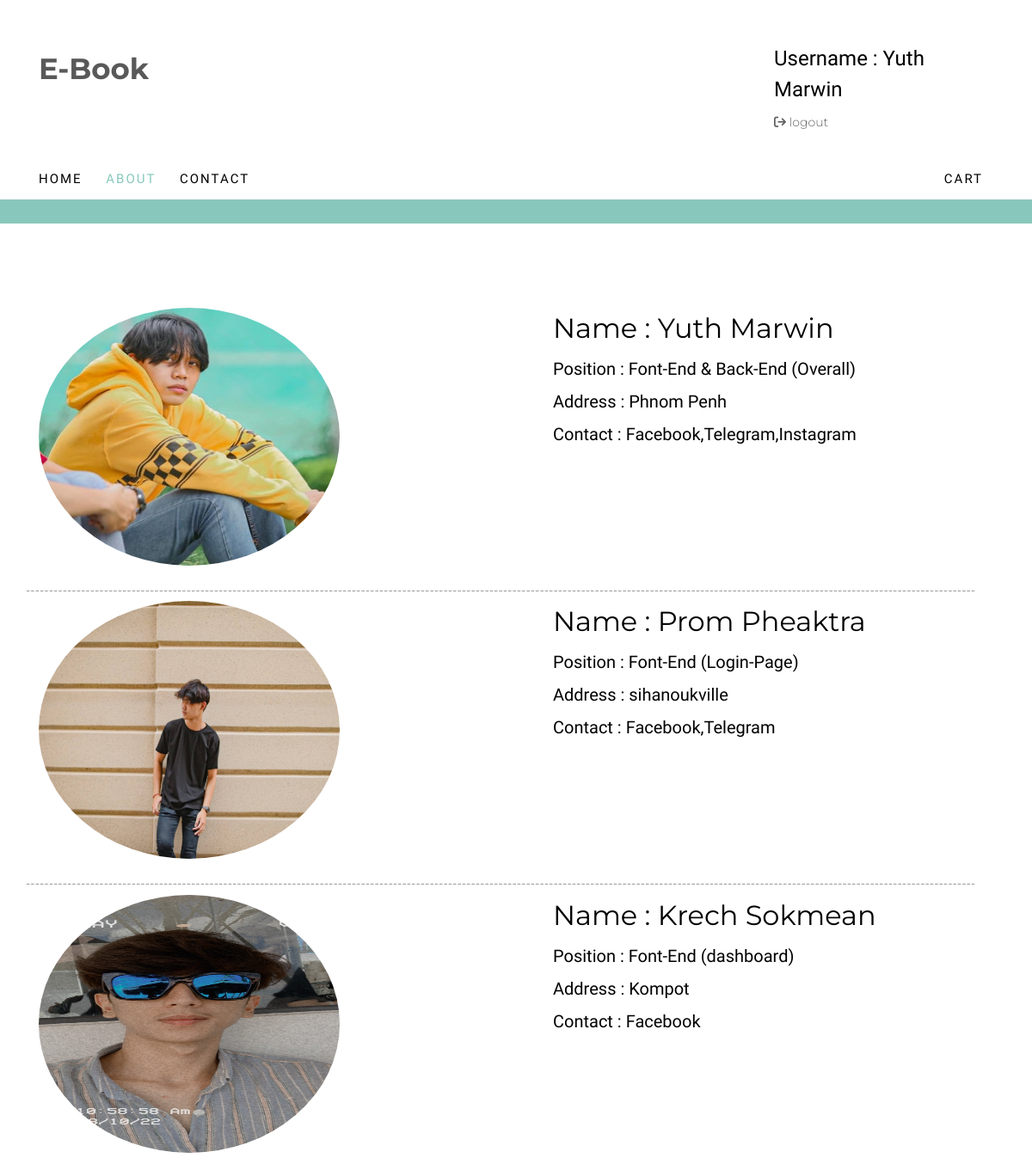
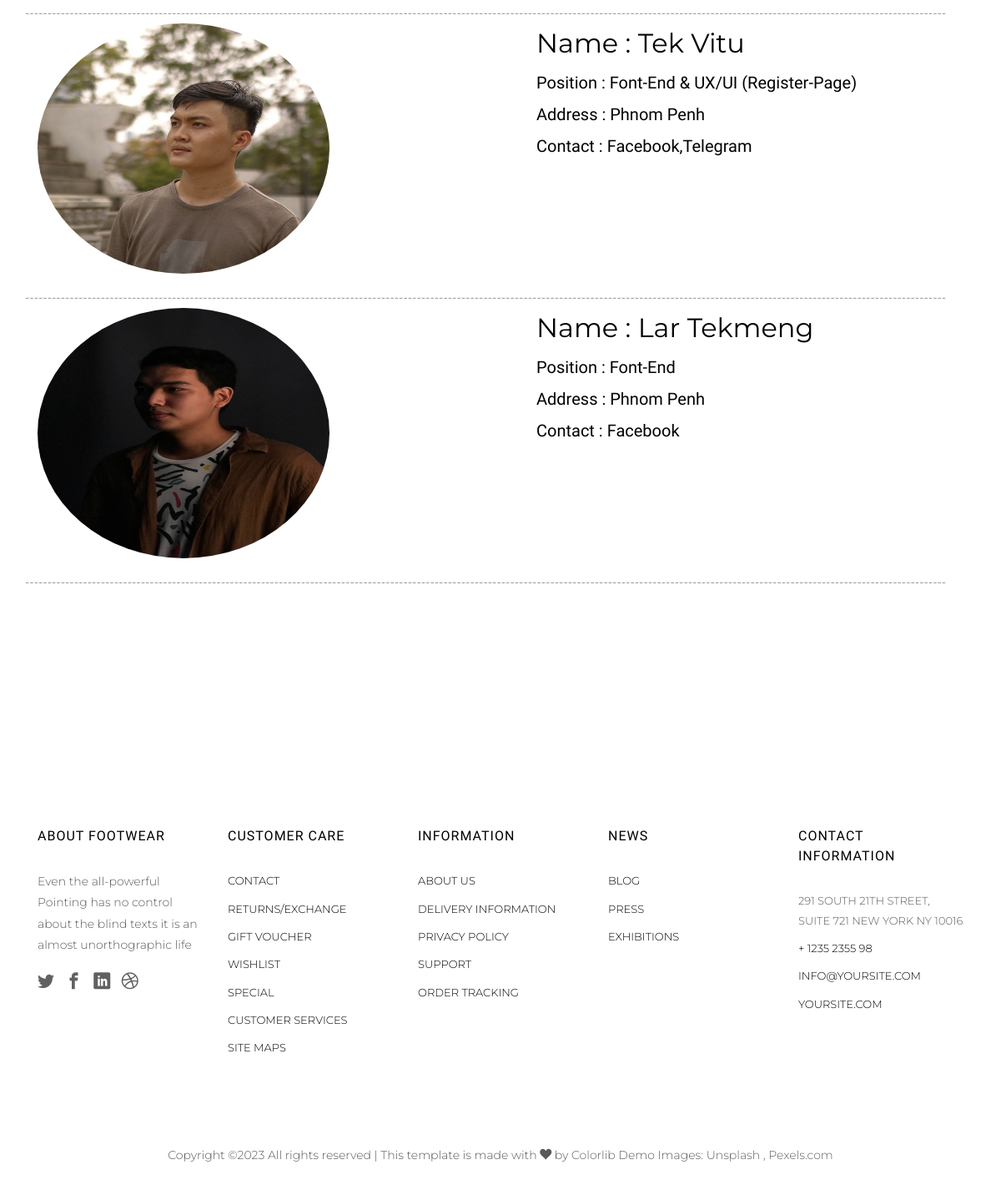
Screenshot of /Client/index.php?p=about.php (signed in) with the database file from the repository (2 pictures, top to bottom).
### tables this page shows
CREATE TABLE IF NOT EXISTS `tbl_users` (
  `id` int NOT NULL AUTO_INCREMENT,
  `email` varchar(255) NOT NULL,
  `username` varchar(255) NOT NULL,
  `password` varchar(255) NOT NULL,
  PRIMARY KEY (`id`)
);

CREATE TABLE IF NOT EXISTS `tbl_member` (
  `id` int NOT NULL AUTO_INCREMENT,
  `name` varchar(255) NOT NULL,
  `position` varchar(255) NOT NULL,
  `address` varchar(255) NOT NULL,
  `Contact` varchar(255) NOT NULL,
  `img` varchar(100) NOT NULL,
  `ordernum` int NOT NULL,
  PRIMARY KEY (`id`)
);

### Client/about.php (the view)
<?php
$sql = "SELECT * FROM tbl_member ORDER BY ordernum ASC";
$result = mysqli_query($connect,$sql);
?>
<div class="colorlib-about">
	<div class="container">
		<div class="row row-pb-lg">
			<?php
				while($row = mysqli_fetch_array($result))
				{
			?>
			<div class="col-sm-6 mb-3">
			<img src="images/Member/<?=$row['img']?>" alt="" style="width:350px; height:300px; border-radius:50%;">
			</div>
			<div class="col-sm-6">
				<div class="about-wrap">
					<h2>Name : <?=$row['name']?></h2>
					<h5>Position : <?=$row['position']?></h5>
					<h5>Address : <?=$row['address']?></h5>
					<h5>Contact : <?=$row['Contact']?></h5>
				</div>
			</div>
			<div>---------------------------------------------------------------------------------------------------------------------------------------------------------------------------------------------------------------</div>
			<?php
				}
			?>
		</div>
	</div>
</div>

### Client/include/navbar.php (shortened to what this page needs)
<div class="top-menu">
				<div class="container">
					<div class="row">
						<div class="col-sm-7 col-md-9">
							<div id="colorlib-logo"><a href="index.html">E-Book</a></div>
						</div>
						<div class="col-sm-5 col-md-3">
			            <form action="#" class="search-wrap">
			               <div class="form-group">
			                  <h4>Username : <?=$row['username']?></h4>
                                <a href="include/outlog.php">
                                <span> <i class="fa fa-sign-out"></i> logout</span>
                                </a>
			               </div>
			            </form>
			         </div>
		         </div>
					<div class="row">
						<div class="col-sm-12 text-left menu-1">
							<ul>
								<li class="<?=$page=="home.php"?"active":""?>"><a href="index.php">Home</a></li>
								<li class="<?=$page=="about.php"?"active":""?>"><a href="index.php?p=about.php">About</a></li>
								<li class="<?=$page=="contact.php"?"active":""?>"><a href="index.php?p=contact.php">Contact</a></li>
								<li class="cart <?=$page=="cart.php"?"active":""?>"><a href="index.php?p=cart.php">Cart</a></li>
							</ul>
						</div>
					</div>
				</div>
			</div>
			<div class="sale">
			</div>

### rows the page displays
tbl_users: username "Yuth Marwin"
tbl_member: img (picture), name "Yuth Marwin", position "Font-End & Back-End (Overall)", address "Phnom Penh", Contact "Facebook,Telegram,Instagram"
tbl_member: img (picture), name "Prom Pheaktra", position "Font-End (Login-Page)", address "sihanoukville", Contact "Facebook,Telegram"
tbl_member: img (picture), name "Krech Sokmean", position "Font-End (dashboard)", address "Kompot", Contact "Facebook"
tbl_member: img (picture), name "Tek Vitu", position "Font-End & UX/UI (Register-Page)", address "Phnom Penh", Contact "Facebook,Telegram"
tbl_member: img (picture), name "Lar Tekmeng", position "Font-End", address "Phnom Penh", Contact "Facebook"
